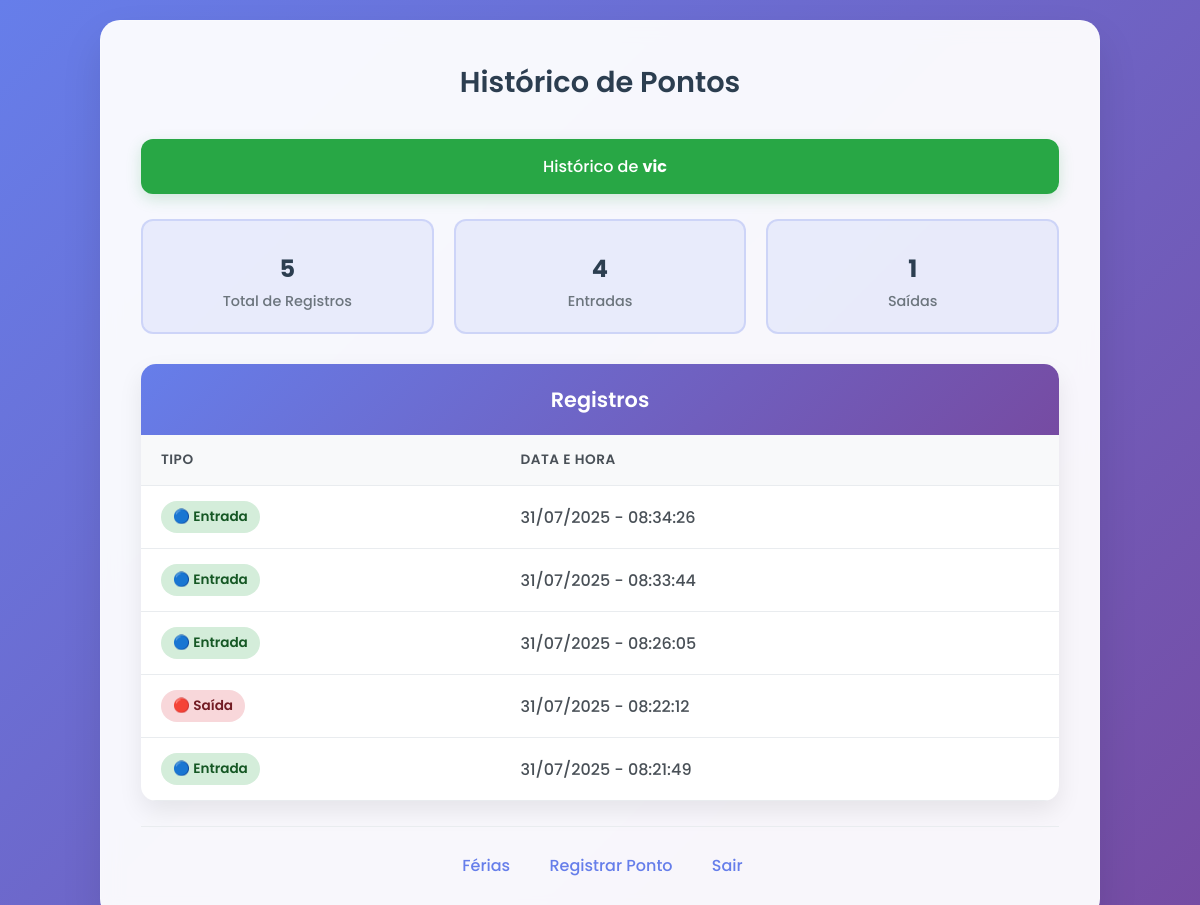
The page /pages/funcionalidades/ponto/historico.php (signed in) on the database its author committed.
### tables this page shows
CREATE TABLE `pontos` (
  `id` int(11) NOT NULL,
  `funcionario_id` int(11) NOT NULL,
  `tipo` enum('entrada','saida') NOT NULL,
  `horario` datetime NOT NULL
);

### pages/funcionalidades/ponto/historico.php (the view, shortened to what this page needs)
<?php
require '../../autenticacao/conexao.php';
$funcionario_id = $_SESSION['usuario']['id'];
$usuario = $_SESSION['usuario'];
$stmt = $conn->prepare("SELECT tipo, horario FROM pontos WHERE funcionario_id = ? ORDER BY horario DESC");
$stmt->bind_param("i", $funcionario_id);
$stmt->execute();
$result = $stmt->get_result();
?>
<!DOCTYPE html>
<html lang="pt-BR">
<head>
</head>
<body>
    <div class="container">
        <div class="historico-container">
            <div class="header">
                <h1>Histórico de Pontos</h1>
            </div>
            <div class="welcome-msg">
                <span>Histórico de <strong><?= htmlspecialchars($usuario['nome']) ?></strong></span>
            </div>
            <?php
            $total_registros = 0;
            $entradas = 0;
            $saidas = 0;
            $registros = [];
            while ($row = $result->fetch_assoc()) {
                $registros[] = $row;
                $total_registros++;
                if ($row['tipo'] == 'entrada') {
                    $entradas++;
                } else {
                    $saidas++;
                }
            }
            ?>
            <div class="stats-container">
                <div class="stat-card">
                    <div class="stat-number"><?= $total_registros ?></div>
                    <div class="stat-label">Total de Registros</div>
                </div>
                <div class="stat-card">
                    <div class="stat-number"><?= $entradas ?></div>
                    <div class="stat-label">Entradas</div>
                </div>
                <div class="stat-card">
                    <div class="stat-number"><?= $saidas ?></div>
                    <div class="stat-label">Saídas</div>
                </div>
            </div>
            <div class="table-container">
                <div class="table-header">
                    <h3><i class="fas fa-table"></i> Registros</h3>
                </div>
                <?php if ($total_registros > 0): ?>
                    <div class="table-responsive">
                        <table>
                            <thead>
                                <tr>
                                    <th><i class="fas fa-tag"></i> Tipo</th>
                                    <th><i class="fas fa-calendar-alt"></i> Data e Hora</th>
                                </tr>
                            </thead>
                            <tbody>
                                <?php foreach ($registros as $row): ?>
                                    <tr>
                                        <td>
                                            <?php if ($row['tipo'] == 'entrada'): ?>
                                                <span class="tipo-entrada">
                                                    🔵 Entrada
                                                </span>
                                            <?php else: ?>
                                                <span class="tipo-saida">
                                                    🔴 Saída
                                                </span>
                                            <?php endif; ?>
                                        </td>
                                        <td>
                                            <?= date('d/m/Y - H:i:s', strtotime($row['horario'])) ?>
                                        </td>
                                    </tr>
                                <?php endforeach; ?>
                            </tbody>
                        </table>
                    </div>
                <?php endif; ?>
            </div>
            <div class="footer-links">
                <a href="ferias.php">
                    Férias
                </a>
                <a href="registrar.php">
                    Registrar Ponto
                </a>
                <a href="../../index.php">
                    Sair
                </a>
            </div>
        </div>
    </div>
</body>
</html>

### pages/funcionalidades/ponto/historico.php (style rules this page uses)
* { font-family: 'Poppins'; margin: 0; padding: 0; box-sizing: border-box; }
body { font-family: 'Segoe UI', Tahoma, Geneva, Verdana, sans-serif; background: linear-gradient(135deg, #667eea 0%, #764ba2 100%); min-height: 100vh; padding: 20px; }
.container { max-width: 1000px; margin: 0 auto; }
.historico-container { background: rgba(255, 255, 255, 0.95); backdrop-filter: blur(10px); border-radius: 20px; box-shadow: 0 20px 40px rgba(0, 0, 0, 0.1); padding: 40px; border: 1px solid rgba(255, 255, 255, 0.2); }
.header { text-align: center; margin-bottom: 35px; }
.header h1 { color: #2c3e50; font-size: 1.8rem; font-weight: 600; margin-bottom: 8px; }
.welcome-msg { background: #28a745; color: white; padding: 15px 20px; border-radius: 12px; margin-bottom: 25px; text-align: center; font-weight: 500; box-shadow: 0 5px 15px rgba(40, 167, 69, 0.2); display: flex; align-items: center; justify-content: center; gap: 10px; }
.stats-container { display: grid; grid-template-columns: repeat(auto-fit, minmax(200px, 1fr)); gap: 20px; margin-bottom: 30px; }
.stat-card { background: rgba(102, 126, 234, 0.1); border: 2px solid rgba(102, 126, 234, 0.2); border-radius: 12px; padding: 20px; text-align: center; }
.stat-card .stat-number { font-size: 1.5rem; font-weight: 700; color: #2c3e50; margin-bottom: 5px; }
.stat-card .stat-label { font-size: 0.9rem; color: #6c757d; font-weight: 500; }
.table-container { background: white; border-radius: 15px; box-shadow: 0 10px 25px rgba(0, 0, 0, 0.08); overflow: hidden; margin-bottom: 25px; }
.table-header { background: linear-gradient(135deg, #667eea 0%, #764ba2 100%); color: white; padding: 20px; text-align: center; }
.table-header h3 { margin: 0; font-size: 1.3rem; font-weight: 600; }
.table-responsive { overflow-x: auto; }
table { width: 100%; border-collapse: collapse; font-size: 1rem; }
th, td { padding: 15px 20px; text-align: left; border-bottom: 1px solid #e9ecef; }
th { background: #f8f9fa; font-weight: 600; color: #495057; text-transform: uppercase; font-size: 0.85rem; letter-spacing: 0.5px; }
td { color: #495057; font-weight: 500; }
.tipo-entrada { background: #d4edda; color: #155724; padding: 6px 12px; border-radius: 20px; font-size: 0.85rem; font-weight: 600; display: inline-flex; align-items: center; gap: 5px; }
.tipo-saida { background: #f8d7da; color: #721c24; padding: 6px 12px; border-radius: 20px; font-size: 0.85rem; font-weight: 600; display: inline-flex; align-items: center; gap: 5px; }
.footer-links { text-align: center; margin-top: 25px; padding-top: 20px; border-top: 1px solid #e9ecef; }
.footer-links a { color: #667eea; text-decoration: none; font-weight: 500; transition: color 0.3s ease; margin: 0 15px; display: inline-flex; align-items: center; gap: 5px; }

### rows shown on the page
pontos: tipo "🔵 Entrada", horario "31/07/2025 - 08:34:26"
pontos: tipo "🔵 Entrada", horario "31/07/2025 - 08:33:44"
pontos: tipo "🔵 Entrada", horario "31/07/2025 - 08:26:05"
pontos: tipo "🔴 Saída", horario "31/07/2025 - 08:22:12"
pontos: tipo "🔵 Entrada", horario "31/07/2025 - 08:21:49"

### other values the page prints
$usuario['nome'] "vic"
$total_registros "5"
$entradas "4"
$saidas "1"
